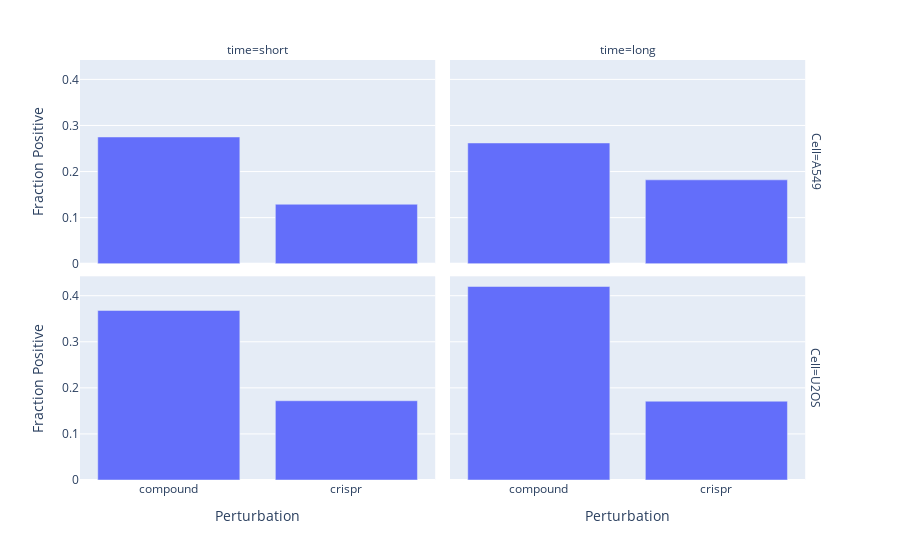

The notebook cell saved with this chart:
### Code cell
fig = px.bar(
    data_frame=matching_fp_df,
    x="Modality",
    y="fp",
    facet_row="Cell",
    facet_col="time",
)
fig.update_layout(
    xaxis1=dict(title="Perturbation"),
    xaxis2=dict(title="Perturbation"),
    yaxis1=dict(title="Fraction Positive"),
    yaxis3=dict(title="Fraction Positive"),
)
#fig.show("png")
#fig.write_image(
#    f"figures/1.CellProfiler_matching_fp.png", width=640, height=480, scale=2
#)

### Figure 1 — Plotly figure (JSON) as saved in the notebook; plotly's stock layout.template omitted (floating-point values rounded to 4 significant figures)
{"data": [{"alignmentgroup": "True", "hovertemplate": "Cell=A549<br>time=short<br>Modality=%{x}<br>fp=%{y}<extra></extra>", "legendgroup": "", "marker": {"color": "#636efa", "pattern": {"shape": ""}}, "name": "", "offsetgroup": "", "orientation": "v", "showlegend": false, "textposition": "auto", "type": "bar", "x": ["compound", "crispr"], "xaxis": "x3", "y": [0.275, 0.129], "yaxis": "y3"}, {"alignmentgroup": "True", "hovertemplate": "Cell=A549<br>time=long<br>Modality=%{x}<br>fp=%{y}<extra></extra>", "legendgroup": "", "marker": {"color": "#636efa", "pattern": {"shape": ""}}, "name": "", "offsetgroup": "", "orientation": "v", "showlegend": false, "textposition": "auto", "type": "bar", "x": ["crispr", "compound"], "xaxis": "x4", "y": [0.182, 0.262], "yaxis": "y4"}, {"alignmentgroup": "True", "hovertemplate": "Cell=U2OS<br>time=short<br>Modality=%{x}<br>fp=%{y}<extra></extra>", "legendgroup": "", "marker": {"color": "#636efa", "pattern": {"shape": ""}}, "name": "", "offsetgroup": "", "orientation": "v", "showlegend": false, "textposition": "auto", "type": "bar", "x": ["compound", "crispr"], "xaxis": "x", "y": [0.368, 0.172], "yaxis": "y"}, {"alignmentgroup": "True", "hovertemplate": "Cell=U2OS<br>time=long<br>Modality=%{x}<br>fp=%{y}<extra></extra>", "legendgroup": "", "marker": {"color": "#636efa", "pattern": {"shape": ""}}, "name": "", "offsetgroup": "", "orientation": "v", "showlegend": false, "textposition": "auto", "type": "bar", "x": ["crispr", "compound"], "xaxis": "x2", "y": [0.171, 0.42], "yaxis": "y2"}], "layout": {"annotations": [{"font": {}, "showarrow": false, "text": "time=short", "x": 0.24, "xanchor": "center", "xref": "paper", "y": 1, "yanchor": "bottom", "yref": "paper"}, {"font": {}, "showarrow": false, "text": "time=long", "x": 0.74, "xanchor": "center", "xref": "paper", "y": 1, "yanchor": "bottom", "yref": "paper"}, {"font": {}, "showarrow": false, "text": "Cell=U2OS", "textangle": 90, "x": 0.98, "xanchor": "left", "xref": "paper", "y": 0.2425, "yanchor": "middle", "yref": "paper"}, {"font": {}, "showarrow": false, "text": "Cell=A549", "textangle": 90, "x": 0.98, "xanchor": "left", "xref": "paper", "y": 0.7575, "yanchor": "middle", "yref": "paper"}], "barmode": "relative", "legend": {"tracegroupgap": 0}, "margin": {"t": 60}, "xaxis": {"anchor": "y", "domain": [0, 0.48], "title": {"text": "Perturbation"}}, "xaxis2": {"anchor": "y2", "domain": [0.5, 0.98], "matches": "x", "title": {"text": "Perturbation"}}, "xaxis3": {"anchor": "y3", "domain": [0, 0.48], "matches": "x", "showticklabels": false}, "xaxis4": {"anchor": "y4", "domain": [0.5, 0.98], "matches": "x", "showticklabels": false}, "yaxis": {"anchor": "x", "domain": [0, 0.485], "title": {"text": "Fraction Positive"}}, "yaxis2": {"anchor": "x2", "domain": [0, 0.485], "matches": "y", "showticklabels": false}, "yaxis3": {"anchor": "x3", "domain": [0.515, 1], "matches": "y", "title": {"text": "Fraction Positive"}}, "yaxis4": {"anchor": "x4", "domain": [0.515, 1], "matches": "y", "showticklabels": false}}}
